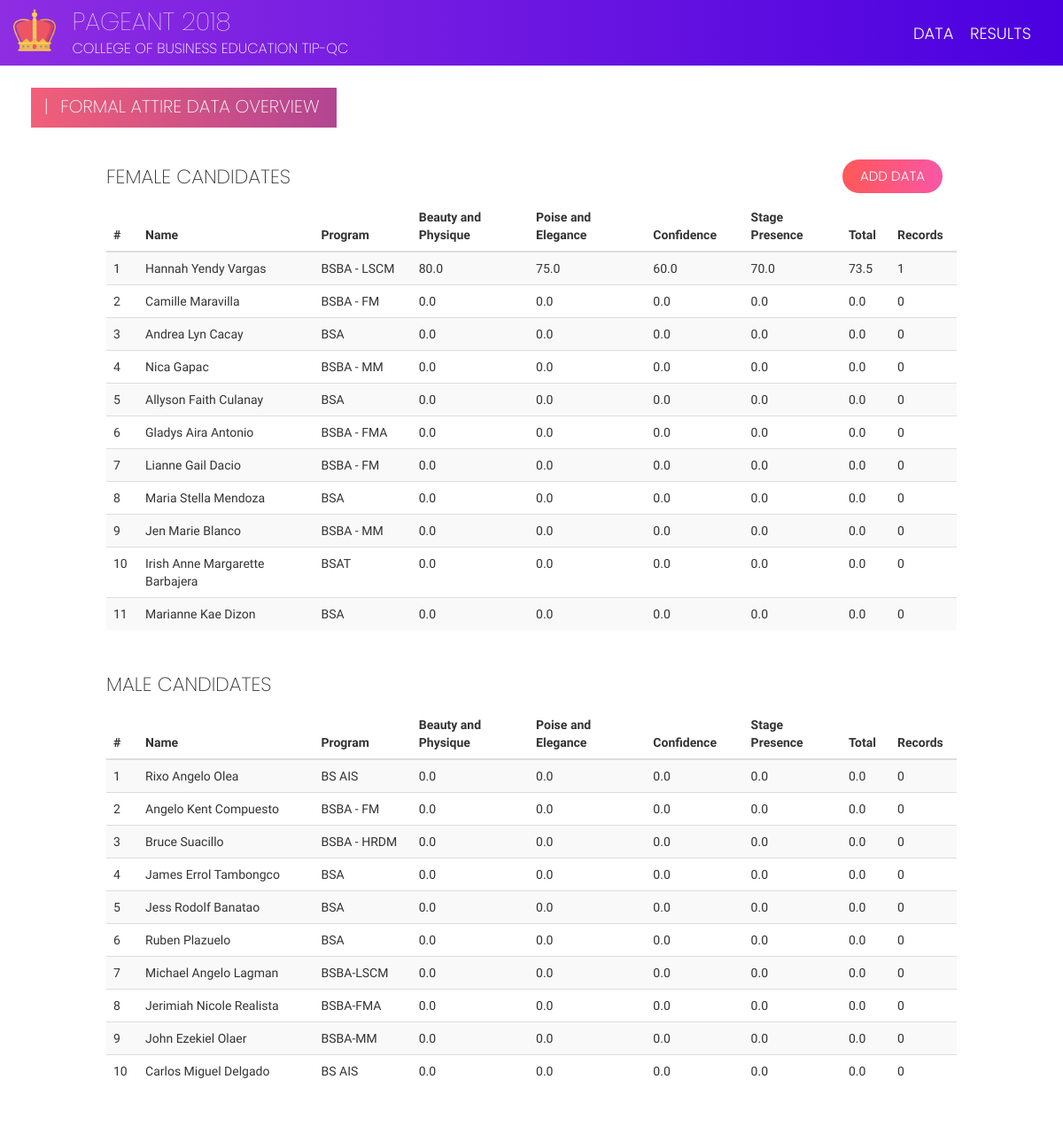
/candidates/formal_attire/ (signed in), run on the app's committed database.
### candidates/models.py (models this page shows, shortened)
class FormalAttireTotal(models.Model):
    candidate = models.OneToOneField(Candidate, on_delete=models.CASCADE)
    beauty_and_physique = models.FloatField(validators=[MaxValueValidator(100), MinValueValidator(0)])
    poise_and_elegance = models.FloatField(validators=[MaxValueValidator(100), MinValueValidator(0)])
    confidence = models.FloatField(validators=[MaxValueValidator(100), MinValueValidator(0)])
    stage_presence = models.FloatField(validators=[MaxValueValidator(100), MinValueValidator(0)])
    total = models.FloatField(null=True)
    votes = models.IntegerField(default=0)

class Candidate(models.Model):
    idx = models.IntegerField(null=True)
    picture = models.ImageField(default="default.png")
    first_name = models.CharField(max_length=50)
    last_name = models.CharField(max_length=50)
    program = models.CharField(max_length=50)
    sex = models.CharField(max_length=8, choices=(('Male', 'Male'), ('Female', 'Female')))
    order = models.IntegerField(null=True)
    class Meta:
        ordering = ('idx', 'sex')

### candidates/views.py (the view)
# urls.py: path('formal_attire/', views.formal_attire_overview, name='formal_attire_overview'),
@login_required(login_url='admin:login')
def formal_attire_overview(request):
    data = FormalAttireTotal.objects.all().order_by('-total')
    return render(request, 'candidates/formal_attire_overview.html', {'data': data})

### candidates/templates/candidates/formal_attire_overview.html
{% extends 'add.html' %}
{% load static %}
{% block form %}
<link href="{% static 'css/add.css' %}" rel="stylesheet"/>
<div class="page-label-box">
    <h2 class="page-label">|<span style="padding-right: 8px;">  </span>Formal Attire Data Overview</h2>
</div>
<a id="btn-transact" class="btn btn-x btn-t-x" href="{% url 'candidates:formal_attire_list' %}">Add Data</a>
<div class="row" id="table-content">
    <h3 class="table-label-x">Female Candidates</h3>
    <table class="table table-striped">
        <thead>
        <tr>
            <th scope="col" style="width: 3%;">#</th>
            <th scope="col" style="width: 18%;">Name</th>
            <th scope="col" style="width: 10%;">Program</th>
            <th scope="col" style="width: 12%;">Beauty and Physique</th>
            <th scope="col" style="width: 12%;">Poise and Elegance</th>
            <th scope="col" style="width: 10%;">Confidence</th>
            <th scope="col" style="width: 10%;">Stage Presence</th>
            <th scope="col" style="width: 5%;">Total</th>
            <th scope="col" style="width: 5%;">Records</th>
        </tr>
        </thead>
        <tbody>
        {% for each in data %}
        {% if each.candidate.sex == 'Female' %}
        <tr>
            <th scope="row">{{ each.candidate.idx }}</th>
            <td>{{ each.candidate.first_name }}<span> </span>{{ each.candidate.last_name }}</td>
            <td>{{ each.candidate.program }}</td>
            <td>{{ each.beauty_and_physique }}</td>
            <td>{{ each.poise_and_elegance }}</td>
            <td>{{ each.confidence }}</td>
            <td>{{ each.stage_presence }}</td>
            <td>{{ each.total }}</td>
            <td>{{ each.votes }}</td>
        </tr>
        {% endif %}
        {% endfor %}
        </tbody>
    </table>
    <h3 class="table-label-x table-label-male">Male Candidates</h3>
    <table class="table table-striped">
        <thead>
        <tr>
            <th scope="col" style="width: 3%;">#</th>
            <th scope="col" style="width: 18%;">Name</th>
            <th scope="col" style="width: 10%;">Program</th>
            <th scope="col" style="width: 12%;">Beauty and Physique</th>
            <th scope="col" style="width: 12%;">Poise and Elegance</th>
            <th scope="col" style="width: 10%;">Confidence</th>
            <th scope="col" style="width: 10%;">Stage Presence</th>
            <th scope="col" style="width: 5%;">Total</th>
            <th scope="col" style="width: 5%;">Records</th>
        </tr>
        </thead>
        <tbody>
        {% for each in data %}
        {% if each.candidate.sex == 'Male' %}
        <tr>
            <th scope="row">{{ each.candidate.idx }}</th>
            <td>{{ each.candidate.first_name }}<span> </span>{{ each.candidate.last_name }}</td>
            <td>{{ each.candidate.program }}</td>
            <td>{{ each.beauty_and_physique }}</td>
            <td>{{ each.poise_and_elegance }}</td>
            <td>{{ each.confidence }}</td>
            <td>{{ each.stage_presence }}</td>
            <td>{{ each.total }}</td>
            <td>{{ each.votes }}</td>
        </tr>
        {% endif %}
        {% endfor %}
        </tbody>
    </table>
</div>
{% endblock %}

### staticfiles/css/base.css (style rules this page uses)
p, td, a, .btn-x { font-family: "Raleway", -apple-system, BlinkMacSystemFont, "Segoe UI", Roboto, "Helvetica Neue", Arial, sans-serif; font-weight: 300; }
.btn-x { text-transform: uppercase; border-radius: 0; }
table tbody tr th, table tbody tr td { font-size: 14px; font-weight: 400; }
h1, h2, h3, h4, h5, h6 { font-weight: 200; font-family: "Poppins", -apple-system, BlinkMacSystemFont, "Segoe UI", Roboto, "Helvetica Neue", Arial, sans-serif; }
.table-label-male { margin-top: 50px; }
.page-label { text-transform: uppercase; padding-left: 15px; margin-top: 10px; padding-right: 20px; font-size: 20px; font-weight: 200; color: white; }
.table-label-x { margin-bottom: 15px; text-transform: uppercase; font-size: 22px; }
.page-label-box { background: #B24592; background: -webkit-linear-gradient(to right, #F15F79, #B24592); background: linear-gradient(to right, #F15F79, #B24592); display: inline-block; margin-left: 20px; height: 45px; margin-top: 25px; }
body { font-family: "Raleway", -apple-system, BlinkMacSystemFont, "Segoe UI", Roboto, "Helvetica Neue", Arial, sans-serif; font-weight: 400; }
.btn-x { margin-top: 15px; margin-left: -15px; font-family: "Poppins", -apple-system, BlinkMacSystemFont, "Segoe UI", Roboto, "Helvetica Neue", Arial, sans-serif; font-weight: 300; font-size: 15px; padding-top: 8px; }
#btn-transact { background: #f857a6; background: -webkit-linear-gradient(to right, #ff5858, #f857a6); background: linear-gradient(to right, #ff5858, #f857a6); border-radius: 20px; border-color: white; color: white; height: 40px; padding-left: 20px; padding-right: 20px; }
.btn-t-x { float: right; margin-right: 10vw; margin-top: 105px; }

### staticfiles/css/add.css (style rules this page uses)
#table-content { width: 80vw; margin: 2vw auto; }

### data on the page
FormalAttireTotal: candidate.idx "1", candidate.first_name "Hannah Yendy", candidate.last_name "Vargas", candidate.program "BSBA - LSCM", beauty_and_physique "80.0", poise_and_elegance "75.0", confidence "60.0", stage_presence "70.0", total "73.5", votes "1"
FormalAttireTotal: candidate.idx "2", candidate.first_name "Camille", candidate.last_name "Maravilla", candidate.program "BSBA - FM", beauty_and_physique "0.0", poise_and_elegance "0.0", confidence "0.0", stage_presence "0.0", total "0.0", votes "0"
FormalAttireTotal: candidate.idx "3", candidate.first_name "Andrea Lyn", candidate.last_name "Cacay", candidate.program "BSA", beauty_and_physique "0.0", poise_and_elegance "0.0", confidence "0.0", stage_presence "0.0", total "0.0", votes "0"
FormalAttireTotal: candidate.idx "4", candidate.first_name "Nica", candidate.last_name "Gapac", candidate.program "BSBA - MM", beauty_and_physique "0.0", poise_and_elegance "0.0", confidence "0.0", stage_presence "0.0", total "0.0", votes "0"
FormalAttireTotal: candidate.idx "5", candidate.first_name "Allyson Faith", candidate.last_name "Culanay", candidate.program "BSA", beauty_and_physique "0.0", poise_and_elegance "0.0", confidence "0.0", stage_presence "0.0", total "0.0", votes "0"
FormalAttireTotal: candidate.idx "6", candidate.first_name "Gladys Aira", candidate.last_name "Antonio", candidate.program "BSBA - FMA", beauty_and_physique "0.0", poise_and_elegance "0.0", confidence "0.0", stage_presence "0.0", total "0.0", votes "0"
FormalAttireTotal: candidate.idx "7", candidate.first_name "Lianne Gail", candidate.last_name "Dacio", candidate.program "BSBA - FM", beauty_and_physique "0.0", poise_and_elegance "0.0", confidence "0.0", stage_presence "0.0", total "0.0", votes "0"
FormalAttireTotal: candidate.idx "8", candidate.first_name "Maria Stella", candidate.last_name "Mendoza", candidate.program "BSA", beauty_and_physique "0.0", poise_and_elegance "0.0", confidence "0.0", stage_presence "0.0", total "0.0", votes "0"
FormalAttireTotal: candidate.idx "9", candidate.first_name "Jen Marie", candidate.last_name "Blanco", candidate.program "BSBA - MM", beauty_and_physique "0.0", poise_and_elegance "0.0", confidence "0.0", stage_presence "0.0", total "0.0", votes "0"
FormalAttireTotal: candidate.idx "10", candidate.first_name "Irish Anne Margarette", candidate.last_name "Barbajera", candidate.program "BSAT", beauty_and_physique "0.0", poise_and_elegance "0.0", confidence "0.0", stage_presence "0.0", total "0.0", votes "0"
FormalAttireTotal: candidate.idx "11", candidate.first_name "Marianne Kae", candidate.last_name "Dizon", candidate.program "BSA", beauty_and_physique "0.0", poise_and_elegance "0.0", confidence "0.0", stage_presence "0.0", total "0.0", votes "0"
FormalAttireTotal: candidate.idx "1", candidate.first_name "Rixo Angelo", candidate.last_name "Olea", candidate.program "BS AIS", beauty_and_physique "0.0", poise_and_elegance "0.0", confidence "0.0", stage_presence "0.0", total "0.0", votes "0"
FormalAttireTotal: candidate.idx "2", candidate.first_name "Angelo Kent", candidate.last_name "Compuesto", candidate.program "BSBA - FM", beauty_and_physique "0.0", poise_and_elegance "0.0", confidence "0.0", stage_presence "0.0", total "0.0", votes "0"
FormalAttireTotal: candidate.idx "3", candidate.first_name "Bruce", candidate.last_name "Suacillo", candidate.program "BSBA - HRDM", beauty_and_physique "0.0", poise_and_elegance "0.0", confidence "0.0", stage_presence "0.0", total "0.0", votes "0"
FormalAttireTotal: candidate.idx "4", candidate.first_name "James Errol", candidate.last_name "Tambongco", candidate.program "BSA", beauty_and_physique "0.0", poise_and_elegance "0.0", confidence "0.0", stage_presence "0.0", total "0.0", votes "0"
FormalAttireTotal: candidate.idx "5", candidate.first_name "Jess Rodolf", candidate.last_name "Banatao", candidate.program "BSA", beauty_and_physique "0.0", poise_and_elegance "0.0", confidence "0.0", stage_presence "0.0", total "0.0", votes "0"
FormalAttireTotal: candidate.idx "6", candidate.first_name "Ruben", candidate.last_name "Plazuelo", candidate.program "BSA", beauty_and_physique "0.0", poise_and_elegance "0.0", confidence "0.0", stage_presence "0.0", total "0.0", votes "0"
FormalAttireTotal: candidate.idx "7", candidate.first_name "Michael Angelo", candidate.last_name "Lagman", candidate.program "BSBA-LSCM", beauty_and_physique "0.0", poise_and_elegance "0.0", confidence "0.0", stage_presence "0.0", total "0.0", votes "0"
FormalAttireTotal: candidate.idx "8", candidate.first_name "Jerimiah Nicole", candidate.last_name "Realista", candidate.program "BSBA-FMA", beauty_and_physique "0.0", poise_and_elegance "0.0", confidence "0.0", stage_presence "0.0", total "0.0", votes "0"
FormalAttireTotal: candidate.idx "9", candidate.first_name "John Ezekiel", candidate.last_name "Olaer", candidate.program "BSBA-MM", beauty_and_physique "0.0", poise_and_elegance "0.0", confidence "0.0", stage_presence "0.0", total "0.0", votes "0"
FormalAttireTotal: candidate.idx "10", candidate.first_name "Carlos Miguel", candidate.last_name "Delgado", candidate.program "BS AIS", beauty_and_physique "0.0", poise_and_elegance "0.0", confidence "0.0", stage_presence "0.0", total "0.0", votes "0"
